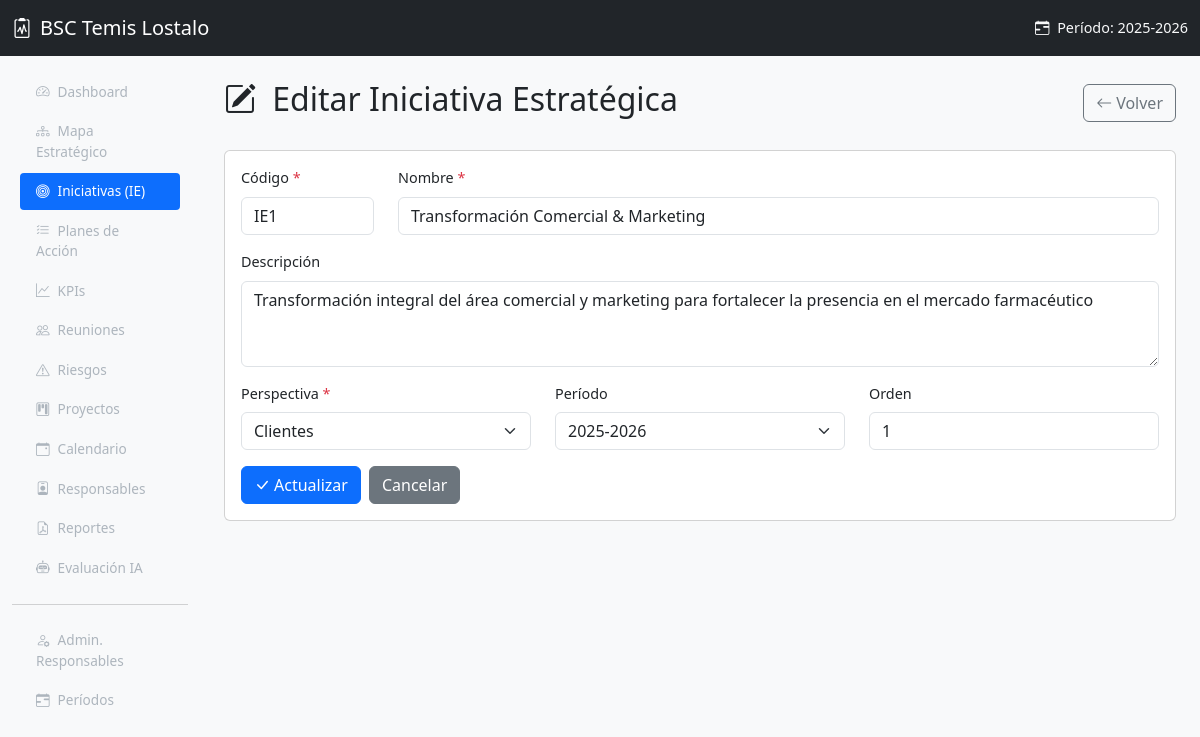
The page /index.php?page=iniciativas&action=editar&id=1 on the database its author committed.
### tables this page shows
CREATE TABLE periodos_estrategicos (
    id INT AUTO_INCREMENT PRIMARY KEY,
    nombre VARCHAR(100) NOT NULL,
    fecha_inicio DATE NOT NULL,
    fecha_fin DATE NOT NULL,
    activo TINYINT(1) DEFAULT 0,
    created_at TIMESTAMP DEFAULT CURRENT_TIMESTAMP
);

CREATE TABLE iniciativas_estrategicas (
    id INT AUTO_INCREMENT PRIMARY KEY,
    perspectiva_id INT NOT NULL,
    periodo_id INT DEFAULT NULL,
    codigo VARCHAR(10) NOT NULL,
    nombre VARCHAR(200) NOT NULL,
    descripcion TEXT,
    orden INT NOT NULL DEFAULT 0,
    FOREIGN KEY (perspectiva_id) REFERENCES perspectivas(id) ON DELETE CASCADE,
    FOREIGN KEY (periodo_id) REFERENCES periodos_estrategicos(id) ON DELETE SET NULL
);

CREATE TABLE perspectivas (
    id INT AUTO_INCREMENT PRIMARY KEY,
    nombre VARCHAR(100) NOT NULL,
    color VARCHAR(7) NOT NULL DEFAULT '#0d6efd',
    icono VARCHAR(50) DEFAULT NULL,
    orden INT NOT NULL DEFAULT 0
);

### includes/functions.php (called while the page is built, shortened)
<?php
function sanitize($input) {
    return htmlspecialchars(trim($input), ENT_QUOTES, 'UTF-8');
}
function activeNav($page, $current) {
    return ($page === $current) ? 'active' : '';
}
function getPeriodoActivo($pdo) {
    $stmt = $pdo->query("SELECT * FROM periodos_estrategicos WHERE activo = 1 LIMIT 1");
    return $stmt->fetch();
}

### models/Iniciativa.php (called while the page is built, shortened)
<?php
require_once __DIR__ . '/../config/database.php';
require_once __DIR__ . '/../includes/functions.php';
class Iniciativa {
    static function getById($pdo, $id) {
        $stmt = $pdo->prepare("
            SELECT ie.*, p.nombre AS perspectiva_nombre, p.color AS perspectiva_color
            FROM iniciativas_estrategicas ie
            JOIN perspectivas p ON p.id = ie.perspectiva_id
            WHERE ie.id = ?
        ");
        $stmt->execute([$id]);
        return $stmt->fetch();
    }
}

### views/iniciativas/form.php (the view, shortened to what this page needs)
<?php
require_once __DIR__ . '/../../models/Iniciativa.php';
$iniciativa = null;
if ($id) {
    $iniciativa = Iniciativa::getById($pdo, $id);
}
$esEdicion = ($iniciativa !== null);
$perspectivas = $pdo->query("SELECT * FROM perspectivas ORDER BY orden")->fetchAll();
$periodos = $pdo->query("SELECT * FROM periodos_estrategicos ORDER BY fecha_inicio DESC")->fetchAll();
require_once __DIR__ . '/../layout/header.php';
?>
<div class="d-flex justify-content-between align-items-center mb-4">
    <h2>
        <i class="bi bi-<?= $esEdicion ? 'pencil-square' : 'plus-circle' ?> me-2"></i>
        <?= $esEdicion ? 'Editar Iniciativa Estratégica' : 'Nueva Iniciativa Estratégica' ?>
    </h2>
    <a href="<?= BASE_URL ?>index.php?page=iniciativas" class="btn btn-outline-secondary">
        <i class="bi bi-arrow-left me-1"></i>Volver
    </a>
</div>
<div class="card">
    <div class="card-body">
        <form method="POST" action="<?= BASE_URL ?>index.php?page=iniciativas&action=guardar">
            <div class="row mb-3">
                <div class="col-md-2">
                    <label for="codigo" class="form-label">Código <span class="text-danger">*</span></label>
                    <input type="text" class="form-control" id="codigo" name="codigo"
                           value="<?= $esEdicion ? sanitize($iniciativa['codigo']) : '' ?>" required
                           placeholder="Ej: IE7">
                </div>
                <div class="col-md-10">
                    <label for="nombre" class="form-label">Nombre <span class="text-danger">*</span></label>
                    <input type="text" class="form-control" id="nombre" name="nombre"
                           value="<?= $esEdicion ? sanitize($iniciativa['nombre']) : '' ?>" required>
                </div>
            </div>
            <div class="mb-3">
                <label for="descripcion" class="form-label">Descripción</label>
                <textarea class="form-control" id="descripcion" name="descripcion" rows="3"><?= $esEdicion ? sanitize($iniciativa['descripcion'] ?? '') : '' ?></textarea>
            </div>
            <div class="row mb-3">
                <div class="col-md-4">
                    <label for="perspectiva_id" class="form-label">Perspectiva <span class="text-danger">*</span></label>
                    <select class="form-select" id="perspectiva_id" name="perspectiva_id" required>
                        <?php foreach ($perspectivas as $p): ?>
                            <option value="<?= $p['id'] ?>"
                                <?= ($esEdicion && $iniciativa['perspectiva_id'] == $p['id']) ? 'selected' : '' ?>>
                                <?= sanitize($p['nombre']) ?>
                            </option>
                        <?php endforeach; ?>
                    </select>
                </div>
                <div class="col-md-4">
                    <label for="periodo_id" class="form-label">Período</label>
                    <select class="form-select" id="periodo_id" name="periodo_id">
                        <?php foreach ($periodos as $per): ?>
                            <option value="<?= $per['id'] ?>"
                                <?= ($esEdicion && ($iniciativa['periodo_id'] ?? '') == $per['id']) ? 'selected' : '' ?>>
                                <?= sanitize($per['nombre']) ?>
                            </option>
                        <?php endforeach; ?>
                    </select>
                </div>
                <div class="col-md-4">
                    <label for="orden" class="form-label">Orden</label>
                    <input type="number" class="form-control" id="orden" name="orden"
                           value="<?= $esEdicion ? (int)$iniciativa['orden'] : 0 ?>" min="0">
                </div>
            </div>
            <div class="d-flex gap-2">
                <button type="submit" class="btn btn-primary">
                    <i class="bi bi-check-lg me-1"></i><?= $esEdicion ? 'Actualizar' : 'Crear' ?>
                </button>
                <a href="<?= BASE_URL ?>index.php?page=iniciativas" class="btn btn-secondary">Cancelar</a>
            </div>
        </form>
    </div>
</div>
<?php require_once __DIR__ . '/../layout/footer.php'; ?>

### views/layout/header.php (shortened to what this page needs)
<!DOCTYPE html>
<html lang="es">
<head>
    <link href="https://cdn.jsdelivr.net/npm/bootstrap@5.3.3/dist/css/bootstrap.min.css" rel="stylesheet">
    <link href="https://cdn.jsdelivr.net/npm/bootstrap-icons@1.11.3/font/bootstrap-icons.min.css" rel="stylesheet">
    <link href="<?= BASE_URL ?>assets/css/style.css" rel="stylesheet">
</head>
<body>
    <nav class="navbar navbar-dark bg-dark fixed-top">
        <div class="container-fluid">
            <a class="navbar-brand d-flex align-items-center" href="<?= BASE_URL ?>">
                <i class="bi bi-clipboard2-pulse me-2"></i>
                BSC Temis Lostalo
            </a>
            <?php if ($periodoActivo): ?>
                <span class="navbar-text text-light">
                    <i class="bi bi-calendar-range me-1"></i>
                    Período: <?= sanitize($periodoActivo['nombre']) ?>
                </span>
            <?php endif; ?>
        </div>
    </nav>
    <div class="container-fluid">
        <div class="row">
            <nav id="sidebar" class="col-md-2 d-md-block sidebar offcanvas-md offcanvas-start">
                <div class="offcanvas-body position-sticky pt-3">
                    <ul class="nav flex-column">
                        <li class="nav-item">
                            <a class="nav-link <?= activeNav('dashboard', $page) ?>" href="<?= BASE_URL ?>index.php?page=dashboard">
                                <i class="bi bi-speedometer2 me-2"></i>Dashboard
                            </a>
                        </li>
                        <li class="nav-item">
                            <a class="nav-link <?= activeNav('mapa', $page) ?>" href="<?= BASE_URL ?>index.php?page=mapa">
                                <i class="bi bi-diagram-3 me-2"></i>Mapa Estratégico
                            </a>
                        </li>
                        <li class="nav-item">
                            <a class="nav-link <?= activeNav('iniciativas', $page) ?>" href="<?= BASE_URL ?>index.php?page=iniciativas">
                                <i class="bi bi-bullseye me-2"></i>Iniciativas (IE)
                            </a>
                        </li>
                        <li class="nav-item">
                            <a class="nav-link <?= activeNav('planes', $page) ?>" href="<?= BASE_URL ?>index.php?page=planes">
                                <i class="bi bi-list-check me-2"></i>Planes de Acción
                            </a>
                        </li>
                        <li class="nav-item">
                            <a class="nav-link <?= activeNav('kpis', $page) ?>" href="<?= BASE_URL ?>index.php?page=kpis">
                                <i class="bi bi-graph-up me-2"></i>KPIs
                            </a>
                        </li>
                        <li class="nav-item">
                            <a class="nav-link <?= activeNav('reuniones', $page) ?>" href="<?= BASE_URL ?>index.php?page=reuniones">
                                <i class="bi bi-people me-2"></i>Reuniones
                            </a>
                        </li>
                        <li class="nav-item">
                            <a class="nav-link <?= activeNav('riesgos', $page) ?>" href="<?= BASE_URL ?>index.php?page=riesgos">
                                <i class="bi bi-exclamation-triangle me-2"></i>Riesgos
                            </a>
                        </li>
                        <li class="nav-item">
                            <a class="nav-link <?= activeNav('proyectos', $page) ?>" href="<?= BASE_URL ?>index.php?page=proyectos">
                                <i class="bi bi-kanban me-2"></i>Proyectos
                            </a>
                        </li>
                        <li class="nav-item">
                            <a class="nav-link <?= activeNav('calendario', $page) ?>" href="<?= BASE_URL ?>index.php?page=calendario">
                                <i class="bi bi-calendar-event me-2"></i>Calendario
                            </a>
                        </li>
                        <li class="nav-item">
                            <a class="nav-link <?= activeNav('responsables', $page) ?>" href="<?= BASE_URL ?>index.php?page=responsables">
                                <i class="bi bi-person-badge me-2"></i>Responsables
                            </a>
                        </li>
                        <li class="nav-item">
                            <a class="nav-link <?= activeNav('reportes', $page) ?>" href="<?= BASE_URL ?>index.php?page=reportes">
                                <i class="bi bi-file-earmark-pdf me-2"></i>Reportes
                            </a>
                        </li>
                        <li class="nav-item">
                            <a class="nav-link <?= activeNav('evaluacion', $page) ?>" href="<?= BASE_URL ?>index.php?page=evaluacion">
                                <i class="bi bi-robot me-2"></i>Evaluación IA
                            </a>
                        </li>
                        <hr class="text-muted">
                        <li class="nav-item">
                            <a class="nav-link <?= activeNav('admin_responsables', $page) ?>" href="<?= BASE_URL ?>index.php?page=admin_responsables">
                                <i class="bi bi-person-gear me-2"></i>Admin. Responsables
                            </a>
                        </li>
                        <li class="nav-item">
                            <a class="nav-link <?= activeNav('periodos', $page) ?>" href="<?= BASE_URL ?>index.php?page=periodos">
                                <i class="bi bi-calendar-range me-2"></i>Períodos
                            </a>
                        </li>
                    </ul>
                </div>
            </nav>
            <main class="col-md-10 ms-sm-auto px-md-4 main-content">

### assets/css/style.css (style rules this page uses)
body { font-size: 0.9rem; background-color: #f8f9fa; }
.main-content { margin-top: 56px; padding-top: 1.5rem; padding-bottom: 2rem; }
.sidebar { background-color: #212529; min-height: calc(100vh - 56px); margin-top: 56px; padding-top: 0; }
.sidebar .nav-link { color: #adb5bd; padding: 0.5rem 1rem; border-radius: 0.25rem; margin: 0.1rem 0.5rem; font-size: 0.85rem; }
.sidebar .nav-link.active { color: #fff; background-color: #0d6efd; }
.sidebar .nav-link i { width: 20px; text-align: center; }

### rows shown on the page
periodos_estrategicos: nombre "2025-2026"
iniciativas_estrategicas: codigo "IE1", nombre "Transformación Comercial & Marketing", descripcion "Transformación integral del área comercial y marketing para fortalecer la presencia en el mercado farmacéutico", perspectiva_id "Clientes", periodo_id "2025-2026", orden "1"
